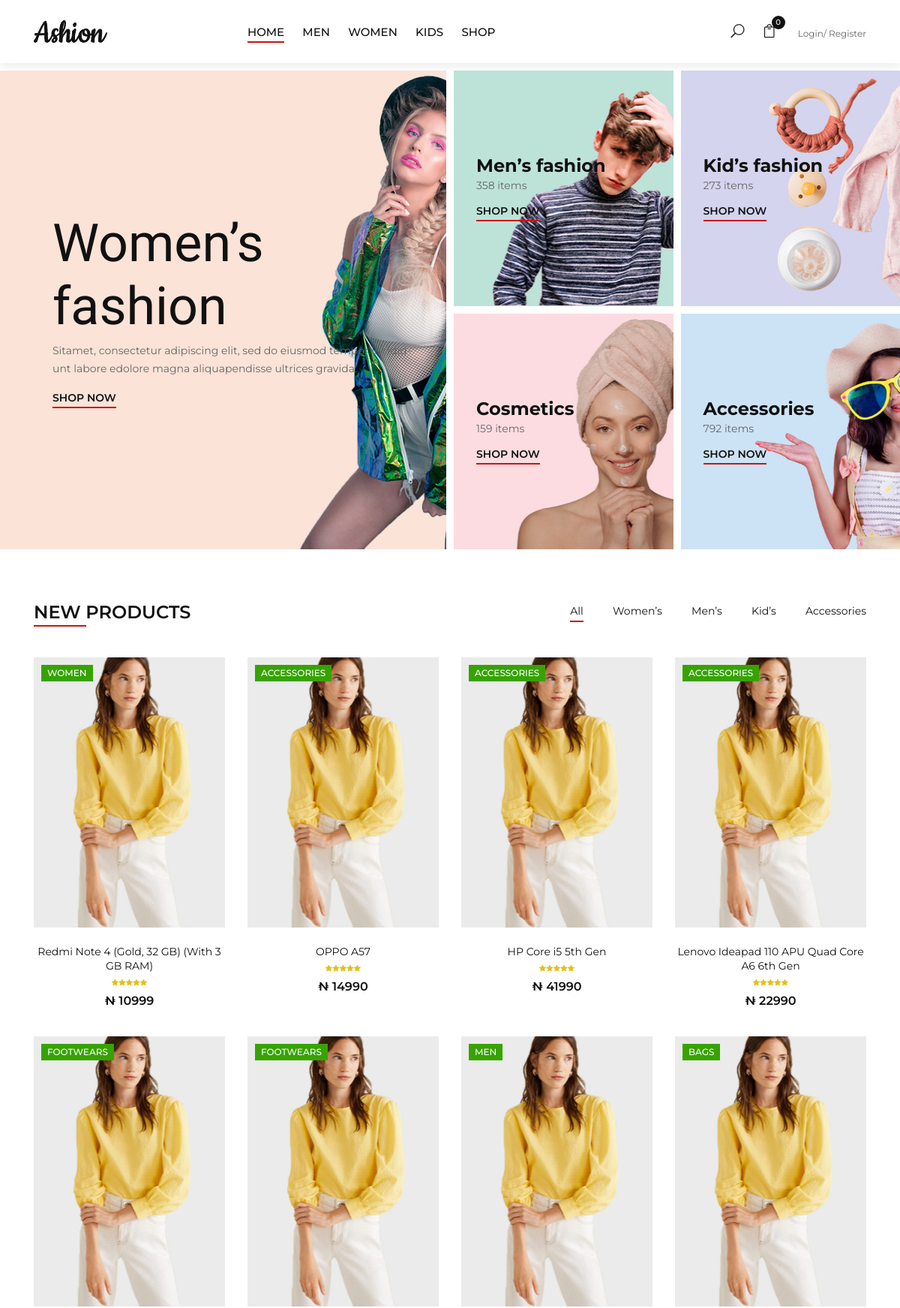
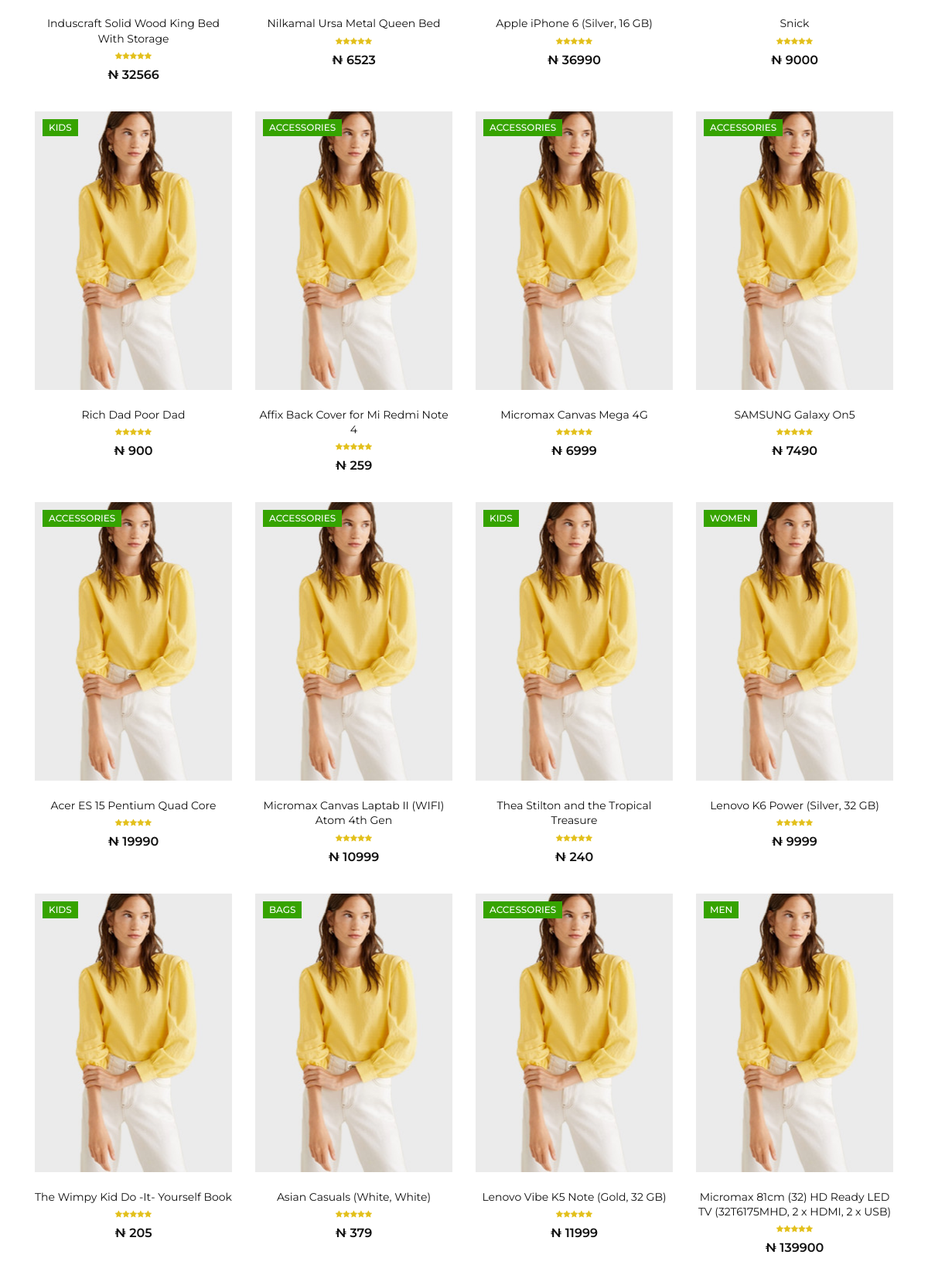
The page / (upper part) on the database its author committed (2 pictures, top to bottom).
### tables this page shows
CREATE TABLE IF NOT EXISTS `category` (
  `id` int(11) NOT NULL AUTO_INCREMENT,
  `categoryName` varchar(255) DEFAULT NULL,
  `categoryDescription` longtext,
  `creationDate` timestamp NOT NULL DEFAULT CURRENT_TIMESTAMP,
  `updationDate` varchar(255) DEFAULT NULL,
  PRIMARY KEY (`id`)
);

CREATE TABLE IF NOT EXISTS `products` (
  `id` int(11) NOT NULL AUTO_INCREMENT,
  `category` int(11) NOT NULL,
  `subCategory` int(11) DEFAULT NULL,
  `productName` varchar(255) DEFAULT NULL,
  `productCompany` varchar(255) DEFAULT NULL,
  `productPrice` int(11) DEFAULT NULL,
  `productQuantity` int(11) DEFAULT NULL,
  `productPriceBeforeDiscount` int(11) DEFAULT NULL,
  `productDescription` longtext,
  `productImage1` varchar(255) DEFAULT NULL,
  `productImage2` varchar(255) DEFAULT NULL,
  `productImage3` varchar(255) DEFAULT NULL,
  `shippingCharge` int(11) DEFAULT NULL,
  `productAvailability` varchar(255) DEFAULT NULL,
  `postingDate` timestamp NULL DEFAULT CURRENT_TIMESTAMP,
  `updationDate` varchar(255) DEFAULT NULL,
  PRIMARY KEY (`id`)
);

### index.php (the view, shortened to what this page needs)
<?php
include('includes/config.php');
?>
<!DOCTYPE html>
<html lang="zxx">
<head>
    <link rel="stylesheet" href="css/bootstrap.min.css" type="text/css">
    <link rel="stylesheet" href="css/font-awesome.min.css" type="text/css">
    <link rel="stylesheet" href="css/elegant-icons.css" type="text/css">
    <link rel="stylesheet" href="css/jquery-ui.min.css" type="text/css">
    <link rel="stylesheet" href="css/magnific-popup.css" type="text/css">
    <link rel="stylesheet" href="css/owl.carousel.min.css" type="text/css">
    <link rel="stylesheet" href="css/slicknav.min.css" type="text/css">
    <link rel="stylesheet" href="css/style.css" type="text/css">
</head>
<body>
    <?php include('includes/header.php');?>
    <section class="categories">
        <div class="container-fluid">
            <div class="row">
                <div class="col-lg-6 p-0">
                    <div class="categories__item categories__large__item set-bg"
                    data-setbg="img/categories/category-1.jpg">
                    <div class="categories__text">
                        <h1>Women’s fashion</h1>
                        <p>Sitamet, consectetur adipiscing elit, sed do eiusmod tempor incidid-unt labore
                        edolore magna aliquapendisse ultrices gravida.</p>
                        <a href="category.php?cid=3">Shop now</a>
                    </div>
                </div>
            </div>
            <div class="col-lg-6">
                <div class="row">
                    <div class="col-lg-6 col-md-6 col-sm-6 p-0">
                        <div class="categories__item set-bg" data-setbg="img/categories/category-2.jpg">
                            <div class="categories__text">
                                <h4>Men’s fashion</h4>
                                <p>358 items</p>
                                <a href="category.php?cid=1">Shop now</a>
                            </div>
                        </div>
                    </div>
                    <div class="col-lg-6 col-md-6 col-sm-6 p-0">
                        <div class="categories__item set-bg" data-setbg="img/categories/category-3.jpg">
                            <div class="categories__text">
                                <h4>Kid’s fashion</h4>
                                <p>273 items</p>
                                <a href="category.php?cid=5">Shop now</a>
                            </div>
                        </div>
                    </div>
                    <div class="col-lg-6 col-md-6 col-sm-6 p-0">
                        <div class="categories__item set-bg" data-setbg="img/categories/category-4.jpg">
                            <div class="categories__text">
                                <h4>Cosmetics</h4>
                                <p>159 items</p>
                                <a href="category.php?cid=4">Shop now</a>
                            </div>
                        </div>
                    </div>
                    <div class="col-lg-6 col-md-6 col-sm-6 p-0">
                        <div class="categories__item set-bg" data-setbg="img/categories/category-5.jpg">
                            <div class="categories__text">
                                <h4>Accessories</h4>
                                <p>792 items</p>
                                <a href="category.php?cid=6">Shop now</a>
                            </div>
                        </div>
                    </div>
                </div>
            </div>
        </div>
    </div>
</section>
<section class="product spad">
    <div class="container">
        <div class="row">
            <div class="col-lg-4 col-md-4">
                <div class="section-title">
                    <h4>New products</h4>
                </div>
            </div>
            <div class="col-lg-8 col-md-8">
                <ul class="filter__controls">
                    <li class="active" data-filter=".all">All</li>
                    <li data-filter=".women">Women’s</li>
                    <li data-filter=".men">Men’s</li>
                    <li data-filter=".kid">Kid’s</li>
                    <li data-filter=".accessories">Accessories</li>
                </ul>
            </div>
        </div>
        <div class="row property__gallery">
        <?php
        $ret=mysqli_query($con,"select products.*,category.categoryName as cat from products join category on category.id=products.category order by rand()");
while ($row=mysqli_fetch_array($ret))
{
?>
            <div class="col-lg-3 col-md-4 col-sm-6 mix all">
                <div class="product__item">
                    <div class="product__item__pic set-bg" data-setbg="img/product/product-1.jpg">
                        <div class="label new"><?php echo $row['cat']; ?></div>
                        <ul class="product__hover">
                        </ul>
                    </div>
                    <div class="product__item__text">
                    <h6><a href="product-details.php?pid=<?php echo htmlentities($row['id']);?>"><?php echo htmlentities($row['productName']);?></a></h6>
                        <div class="rating">
                            <i class="fa fa-star"></i>
                            <i class="fa fa-star"></i>
                            <i class="fa fa-star"></i>
                            <i class="fa fa-star"></i>
                            <i class="fa fa-star"></i>
                        </div>
                        <div class="product__price">₦  <?php echo htmlentities($row['productPrice']);?></div>
                    </div>
                </div>
            </div>
            <?php }?>
    </div>
    </div>
</section>
</body>
</html>

### includes/header.php (shortened to what this page needs)
    <header class="header">
        <div class="container-fluid">
            <div class="row">
                <div class="col-xl-3 col-lg-2">
                    <div class="header__logo">
                        <a href="./index.html"><img src="img/logo.png" alt=""></a>
                    </div>
                </div>
                <div class="col-xl-6 col-lg-7">
                    <nav class="header__menu">
                        <ul>
                            <li class="active"><a href="index.php">Home</a></li>
                            <?php $sql=mysqli_query($con,"select id,categoryName  from category limit 3");
while($row=mysqli_fetch_array($sql))
{
    ?>
                            <li><a href="category.php?cid=<?php echo $row['id'];?>"><?php echo $row['categoryName'];?></a></li>
                            <?php } ?>
                            <li><a href="shop.php">Shop</a></li>
                        </ul>
                    </nav>
                </div>
                <div class="col-lg-3">
                    <div class="header__right">
                        <ul class="header__right__widget">
                            <li><span class="icon_search search-switch"></span></li>
                            <li><a href="my-cart.php"><span class="icon_bag_alt"></span>
                            <?php
if(!empty($_SESSION['cart'])){
	?>
                                <div class="tip"><?php echo $_SESSION['qnty'];?></div>
<?php }else  {?>
                                    <div class="tip">0</div>
                                    <?php }?>
                            </a></li>
                        </ul>
                        <div class="header__right__auth">
                  <?php if(strlen($_SESSION['login'])==0)
    {   ?>
                            <a href="login.php">Login/ Register</a>
                            <?php }
else{ ?>
                         <a href="logout.php">Logout</a>
                         <?php } ?>
                        </div>
                    </div>
                </div>
            </div>
        </div>
    </header>

### rows shown on the page
category: categoryName "MEN"
category: categoryName "WOMEN"
category: categoryName "KIDS"
products: category.categoryName "WOMEN", productName "Redmi Note 4 (Gold, 32 GB) (With 3 GB RAM)", productPrice "10999"
products: category.categoryName "ACCESSORIES", productName "OPPO A57", productPrice "14990"
products: category.categoryName "ACCESSORIES", productName "HP Core i5 5th Gen", productPrice "41990"
products: category.categoryName "ACCESSORIES", productName "Lenovo Ideapad 110 APU Quad Core A6 6th Gen", productPrice "22990"
products: category.categoryName "FOOTWEARS", productName "Induscraft Solid Wood King Bed With Storage", productPrice "32566"
products: category.categoryName "FOOTWEARS", productName "Nilkamal Ursa Metal Queen Bed", productPrice "6523"
products: category.categoryName "MEN", productName "Apple iPhone 6 (Silver, 16 GB)", productPrice "36990"
products: category.categoryName "BAGS", productName "Snick", productPrice "9000"
products: category.categoryName "KIDS", productName "Rich Dad Poor Dad", productPrice "900"
products: category.categoryName "ACCESSORIES", productName "Affix Back Cover for Mi Redmi Note 4", productPrice "259"
products: category.categoryName "ACCESSORIES", productName "Micromax Canvas Mega 4G", productPrice "6999"
products: category.categoryName "ACCESSORIES", productName "SAMSUNG Galaxy On5", productPrice "7490"
products: category.categoryName "ACCESSORIES", productName "Acer ES 15 Pentium Quad Core", productPrice "19990"
products: category.categoryName "ACCESSORIES", productName "Micromax Canvas Laptab II (WIFI) Atom 4th Gen", productPrice "10999"
products: category.categoryName "KIDS", productName "Thea Stilton and the Tropical Treasure", productPrice "240"
products: category.categoryName "WOMEN", productName "Lenovo K6 Power (Silver, 32 GB)", productPrice "9999"
products: category.categoryName "KIDS", productName "The Wimpy Kid Do -It- Yourself Book", productPrice "205"
products: category.categoryName "BAGS", productName "Asian Casuals (White, White)", productPrice "379"
products: category.categoryName "ACCESSORIES", productName "Lenovo Vibe K5 Note (Gold, 32 GB)", productPrice "11999"
products: category.categoryName "MEN", productName "Micromax 81cm (32) HD Ready LED TV (32T6175MHD, 2 x HDMI, 2 x USB)", productPrice "139900"
